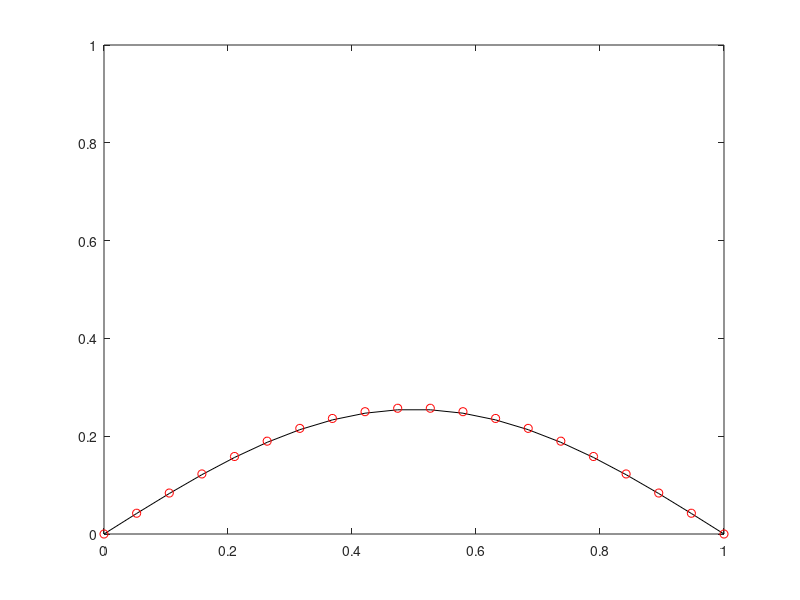

Write the MATLAB code that produced this figure.
clear; clc; close all;

nx=20; x=linspace(0,1,nx)'; h=x(2)-x(1);
alpha=0.5; dt=alpha*h^2;

u=sin(pi*x);
nu=0*x;

B=zeros(nx-2);
for ix=1:nx-2
    B(ix,ix)=1+2*alpha;
    if ix>1
        B(ix-1,ix) = -alpha;
    end
    if ix<nx-2
        B(ix+1,ix)=-alpha;
    end
end

for it=1:100
    
    % Approximation - Implicit
    ix=2:nx-1;
    nu(ix)=B\u(ix);
    
    u=nu;
    
    % Exact value
    t=dt*it;
    exu=exp(-pi^2*t)*sin(pi*x);
    
    if mod(it,1)==0
        clf;
        plot(x,exu,'k');
        hold on;
        plot(x,u,'ro');
        axis([x(1) x(end) 0 1]);
        drawnow;
    end
    
end